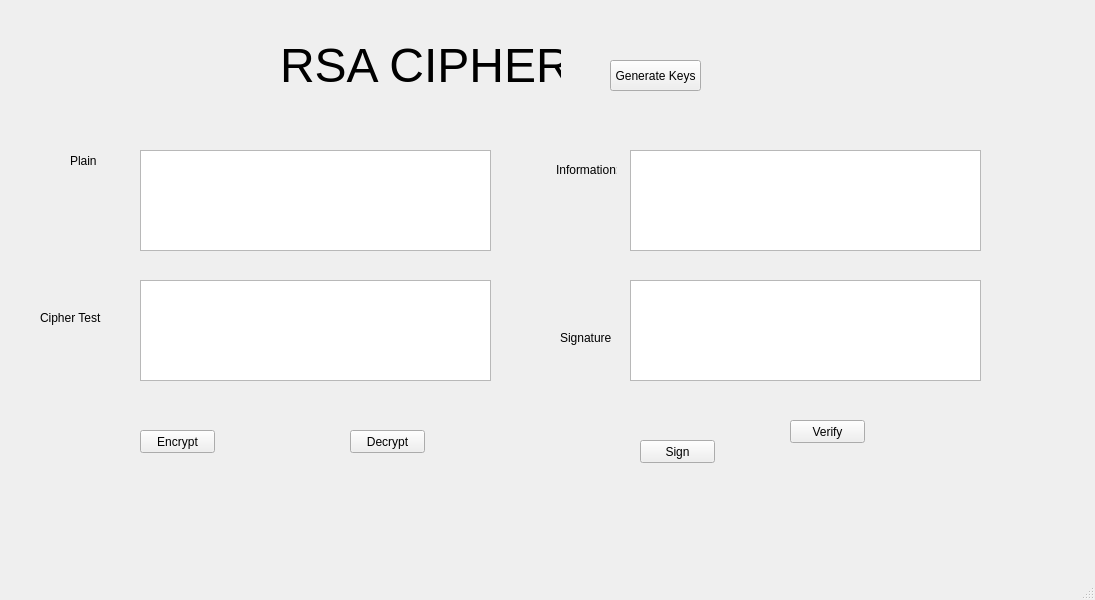
<?xml version="1.0" encoding="UTF-8"?>
<ui version="4.0">
 <class>MainWindow</class>
 <widget class="QMainWindow" name="MainWindow">
  <property name="geometry">
   <rect>
    <x>0</x>
    <y>0</y>
    <width>1095</width>
    <height>600</height>
   </rect>
  </property>
  <property name="windowTitle">
   <string>MainWindow</string>
  </property>
  <widget class="QWidget" name="centralwidget">
   <widget class="QLabel" name="label_2">
    <property name="geometry">
     <rect>
      <x>70</x>
      <y>150</y>
      <width>41</width>
      <height>21</height>
     </rect>
    </property>
    <property name="text">
     <string>Plain</string>
    </property>
   </widget>
   <widget class="QLabel" name="label_3">
    <property name="geometry">
     <rect>
      <x>40</x>
      <y>310</y>
      <width>71</width>
      <height>16</height>
     </rect>
    </property>
    <property name="text">
     <string>Cipher Test</string>
    </property>
   </widget>
   <widget class="QTextEdit" name="txt_plain_text">
    <property name="geometry">
     <rect>
      <x>140</x>
      <y>150</y>
      <width>351</width>
      <height>101</height>
     </rect>
    </property>
   </widget>
   <widget class="QTextEdit" name="txt_cipher_text">
    <property name="geometry">
     <rect>
      <x>140</x>
      <y>280</y>
      <width>351</width>
      <height>101</height>
     </rect>
    </property>
   </widget>
   <widget class="QLabel" name="label_4">
    <property name="geometry">
     <rect>
      <x>556</x>
      <y>160</y>
      <width>61</width>
      <height>20</height>
     </rect>
    </property>
    <property name="text">
     <string>Information:</string>
    </property>
   </widget>
   <widget class="QLabel" name="label_5">
    <property name="geometry">
     <rect>
      <x>560</x>
      <y>330</y>
      <width>61</width>
      <height>16</height>
     </rect>
    </property>
    <property name="text">
     <string>Signature</string>
    </property>
   </widget>
   <widget class="QTextEdit" name="txt_sign">
    <property name="geometry">
     <rect>
      <x>630</x>
      <y>280</y>
      <width>351</width>
      <height>101</height>
     </rect>
    </property>
   </widget>
   <widget class="QTextEdit" name="txt_info">
    <property name="geometry">
     <rect>
      <x>630</x>
      <y>150</y>
      <width>351</width>
      <height>101</height>
     </rect>
    </property>
   </widget>
   <widget class="QPushButton" name="btn_encrypt">
    <property name="geometry">
     <rect>
      <x>140</x>
      <y>430</y>
      <width>75</width>
      <height>23</height>
     </rect>
    </property>
    <property name="text">
     <string>Encrypt</string>
    </property>
   </widget>
   <widget class="QPushButton" name="btn_decrypt">
    <property name="geometry">
     <rect>
      <x>350</x>
      <y>430</y>
      <width>75</width>
      <height>23</height>
     </rect>
    </property>
    <property name="text">
     <string>Decrypt</string>
    </property>
   </widget>
   <widget class="QPushButton" name="btn_sign">
    <property name="geometry">
     <rect>
      <x>640</x>
      <y>440</y>
      <width>75</width>
      <height>23</height>
     </rect>
    </property>
    <property name="text">
     <string>Sign</string>
    </property>
   </widget>
   <widget class="QPushButton" name="btn_verify">
    <property name="geometry">
     <rect>
      <x>790</x>
      <y>420</y>
      <width>75</width>
      <height>23</height>
     </rect>
    </property>
    <property name="text">
     <string>Verify</string>
    </property>
   </widget>
   <widget class="QPushButton" name="btn_gen_keys">
    <property name="geometry">
     <rect>
      <x>610</x>
      <y>60</y>
      <width>91</width>
      <height>31</height>
     </rect>
    </property>
    <property name="text">
     <string>Generate Keys</string>
    </property>
   </widget>
   <widget class="QLabel" name="label_6">
    <property name="geometry">
     <rect>
      <x>280</x>
      <y>30</y>
      <width>281</width>
      <height>71</height>
     </rect>
    </property>
    <property name="font">
     <font>
      <pointsize>36</pointsize>
     </font>
    </property>
    <property name="text">
     <string>RSA CIPHER</string>
    </property>
   </widget>
  </widget>
  <widget class="QMenuBar" name="menubar">
   <property name="geometry">
    <rect>
     <x>0</x>
     <y>0</y>
     <width>1095</width>
     <height>21</height>
    </rect>
   </property>
  </widget>
  <widget class="QStatusBar" name="statusbar"/>
 </widget>
 <resources/>
 <connections/>
</ui>
